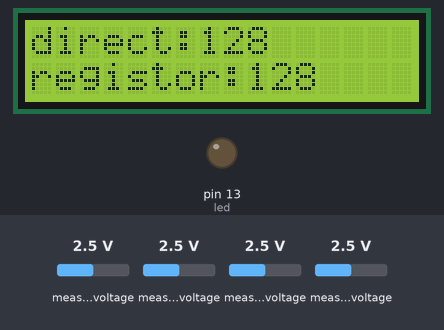
A sketch run on a simulated Arduino Uno, built with avr-gcc and run on an emulated ATmega328P. Shown: 16×2 character LCD, output pins drawn as LEDs (lit = HIGH). Wiring (inferred from the names in the program): PCF8591 converter at I2C address 0x48. The test bench sets the inputs (shaded band); at power-on: measured voltage 2.5 V. What the sketch prints to the serial monitor is not drawn.

Above: at 1.2 s.
1.3 s: measured voltage (sensor 200) set to 4.2 V
3.3 s: measured voltage (sensor 200) set to 4.5 V
At 4.8 s:
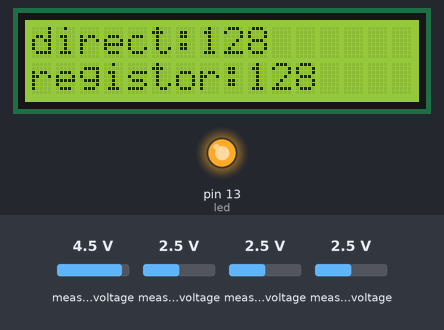
5.6 s: measured voltage (sensor 202) set to 0.1 V
At 7.0 s:
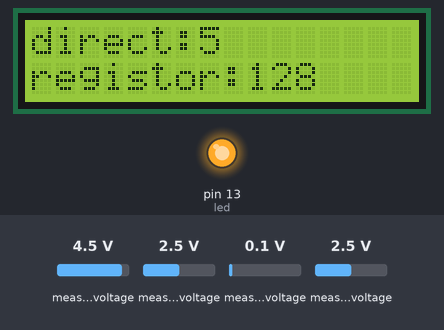
7.7 s: measured voltage (sensor 203) set to 0.1 V
At 9.1 s:
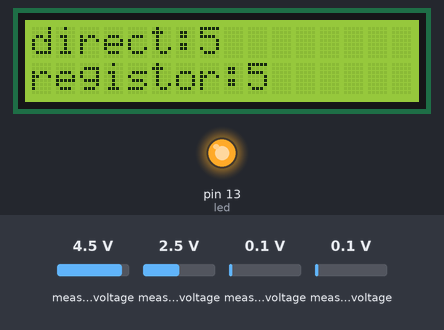
9.7 s: measured voltage (sensor 202) set to 1.2 V
At 11.1 s:
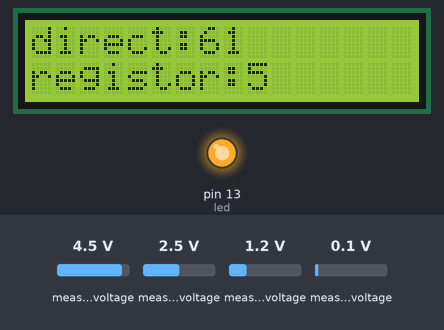
11.8 s: measured voltage (sensor 203) set to 1.2 V
At 13.2 s:
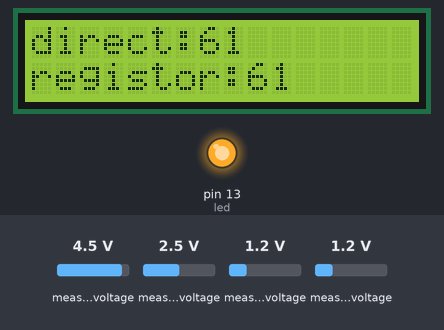
Timing chart, 0 to 14.8 s (numbered marks = the images above; inputs shaded):
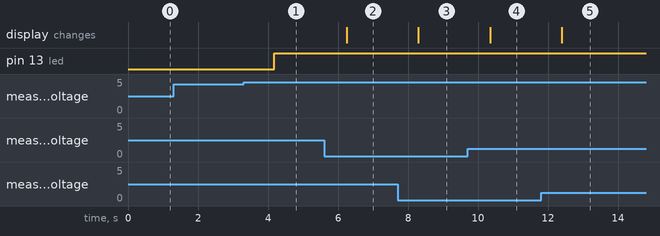

Measured:
- the behaviour switches between 4.3 and 4.4 V on measured voltage (sensor 200) (found by bisection; images 0 and 1)
- after the input at 1.3 s, every drawn part: stays the same
- after the input at 3.3 s, pin 13 (led): LOW → HIGH after 0.87 s
- after the input at 5.6 s, the display: changes after 0.65 s (image 2)
- after the input at 7.7 s, the display: changes after 0.60 s (image 3)
- after the input at 9.7 s, the display: changes after 0.64 s (image 4)
- after the input at 11.8 s, the display: changes after 0.59 s (image 5)

The sketch:

PCF8591_Analog_Sensor_.ino
```cpp
// 첫번째가 조도
// 두번째 온도
// 세번째가 다이렉트
//네번째가 가변저항
#include "Wire.h"
#define PCF8591 (0x90 >> 1)
#include <LiquidCrystal_I2C.h>  // LiquidCrystal_I2C 헤더파일 호출
LiquidCrystal_I2C lcd(0x27, 16, 2); // LCD의 address 주소 및 크기 입력
byte adcvalue0, adcvalue1, adcvalue2, adcvalue3;
int led =13;
void setup()
{
 Wire.begin();
 Serial.begin(9600);
 pinMode(led,OUTPUT);
 lcd.init();  // LCD 초기화
 lcd.backlight();  // LCD 백라이트 함수
}

void loop()
{
 Wire.beginTransmission(PCF8591);
 Wire.write(0x04);
 Wire.endTransmission();
 Wire.requestFrom(PCF8591, 5);

 adcvalue0=Wire.read();
 adcvalue0=Wire.read();
 adcvalue1=Wire.read();
 adcvalue2=Wire.read();
 adcvalue3=Wire.read();

 Serial.print(adcvalue0);
 Serial.print(" ,");
 Serial.print(adcvalue1);
 Serial.print(" ,");
 Serial.print(adcvalue2);
 Serial.print(" ,");
 Serial.print(adcvalue3);
 Serial.println();

 if (adcvalue0 <220){
    digitalWrite(led, LOW);
 }
 else if(adcvalue0 == 255){
    digitalWrite(led,LOW);
 }
 else{
    digitalWrite(led, HIGH);
 }
 lcd.clear();
 lcd.setCursor(0, 0);
 lcd.print("direct:");
 lcd.print(adcvalue2);
 lcd.setCursor(0,1);
 lcd.print("registor:");
 lcd.print(adcvalue3);


 delay(1000);
}
```
